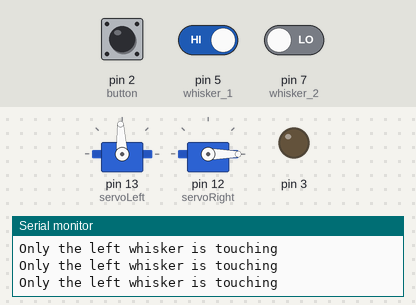
Bench run of a sketch on a simulated Arduino Uno, built with avr-gcc and run on an emulated ATmega328P. Parts: 2 × servo, output pins drawn as LEDs (lit = HIGH), the last lines printed to the serial monitor. Inputs (shaded band) come from the test bench; at power-on: pin 5 (whisker_1) HIGH, pin 7 (whisker_2) LOW, pin 2 (button) LOW.

Above: at 1.2 s.
1.3 s: pin 5 (whisker_1) driven LOW
At 1.7 s:
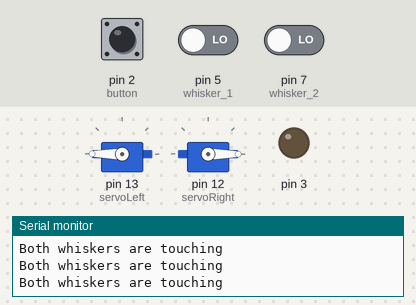
2.8 s: pin 7 (whisker_2) driven HIGH
At 3.2 s:
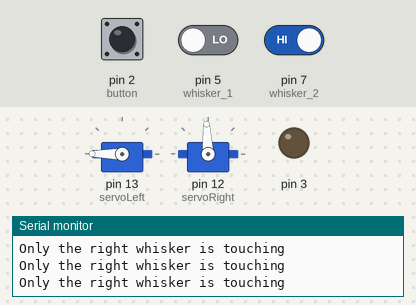
4.3 s: pin 2 (button) pulled HIGH for 0.15 s
At 4.41 s:
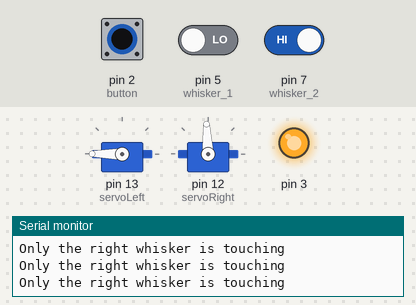
5.9 s: pin 5 (whisker_1) driven HIGH
At 6.6 s:
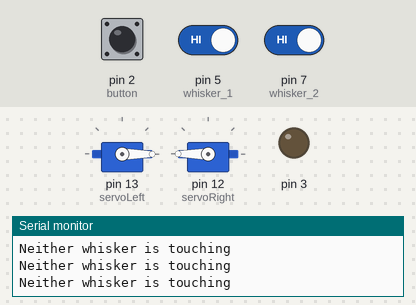
7.4 s: pin 2 (button) pulled HIGH for 1 s
At 8.2 s:
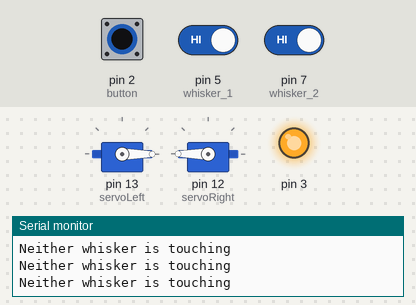
9.9 s: pin 2 (button) pulled HIGH for 3.2 s
At 14.0 s:
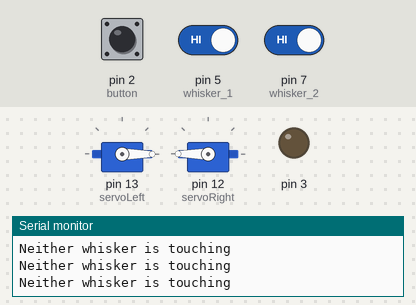
Timing chart, 0 to 15.5 s (numbered marks = the images above; inputs shaded):
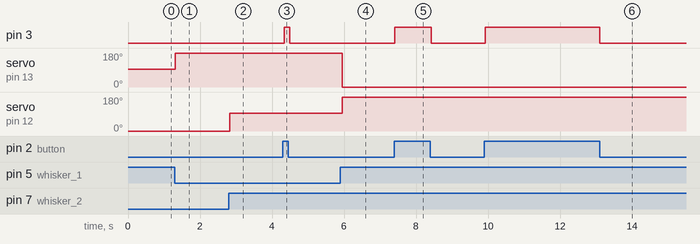

The sketch:

Kitty_Robot.ino
```cpp
#include <Servo.h>                           // Include servo library

Servo servoRight;
Servo servoLeft;

void moveBack() {
  // Your Code Here
  servoLeft.writeMicroseconds(2500);
  servoRight.writeMicroseconds(500);
}

void moveForward() {
  // Your Code Here
  servoLeft.writeMicroseconds(500);
  servoRight.writeMicroseconds(2500);
}

void moveBackRight() {
  servoLeft.writeMicroseconds(1500);
  servoRight.writeMicroseconds(500);
}

void moveBackLeft() {
  servoLeft.writeMicroseconds(2500);
  servoRight.writeMicroseconds(1500);
}

void stopKitty() {
  // Your Code Here
  servoLeft.writeMicroseconds(1500);
  servoRight.writeMicroseconds(1500);
}

void setup() {
  // put your setup code here, to run once:
  pinMode(5, INPUT); // whisker 1
  pinMode(7, INPUT); // whisker 2
  servoLeft.attach(13);
  servoRight.attach(12);
  Serial.begin(9600);
  Serial.println("setup completed");
  pinMode(2, INPUT); // button
  pinMode(3, OUTPUT);
  digitalWrite(3, LOW);
  //Your Code Here
}

void loop() {
  // put your main code here, to run repeatedly:
  int rightValue = digitalRead(5);
  int leftValue = digitalRead(7);
  int buttonValue = digitalRead(2);

  if (buttonValue == 1) {
    digitalWrite(3, HIGH);
  }
  else {
    digitalWrite(3, LOW);
  }

  if(rightValue == 0 && leftValue == 0) {
    Serial.println("Both whiskers are touching");
    moveBack();
  }
  else if(rightValue == 1 && leftValue == 0) {
    Serial.println("Only the left whisker is touching");
    moveBackRight();
  }
  else if(rightValue == 0 && leftValue == 1) {
    Serial.println("Only the right whisker is touching");
    moveBackLeft();
  }
  else if(rightValue == 1 && leftValue == 1) {
    Serial.println("Neither whisker is touching");
    moveForward();
  }
  delay(50);
}
```

Measured:
- after the input at 1.3 s, servo on pin 13 (servoLeft): 93° → 180° at once
- after the input at 2.8 s, servo on pin 12 (servoRight): 0° → 93° at once
- after the input at 4.3 s, pin 3: LOW → HIGH at once, → LOW 0.15 s later
- after the input at 5.9 s, servo on pin 13 (servoLeft): 180° → 0° after 0.05 s; servo on pin 12 (servoRight): 93° → 180° after 0.05 s
- after the input at 7.4 s, pin 3: LOW → HIGH at once, → LOW 1.0 s later
- after the input at 9.9 s, pin 3: LOW → HIGH at once, → LOW 3.2 s later
